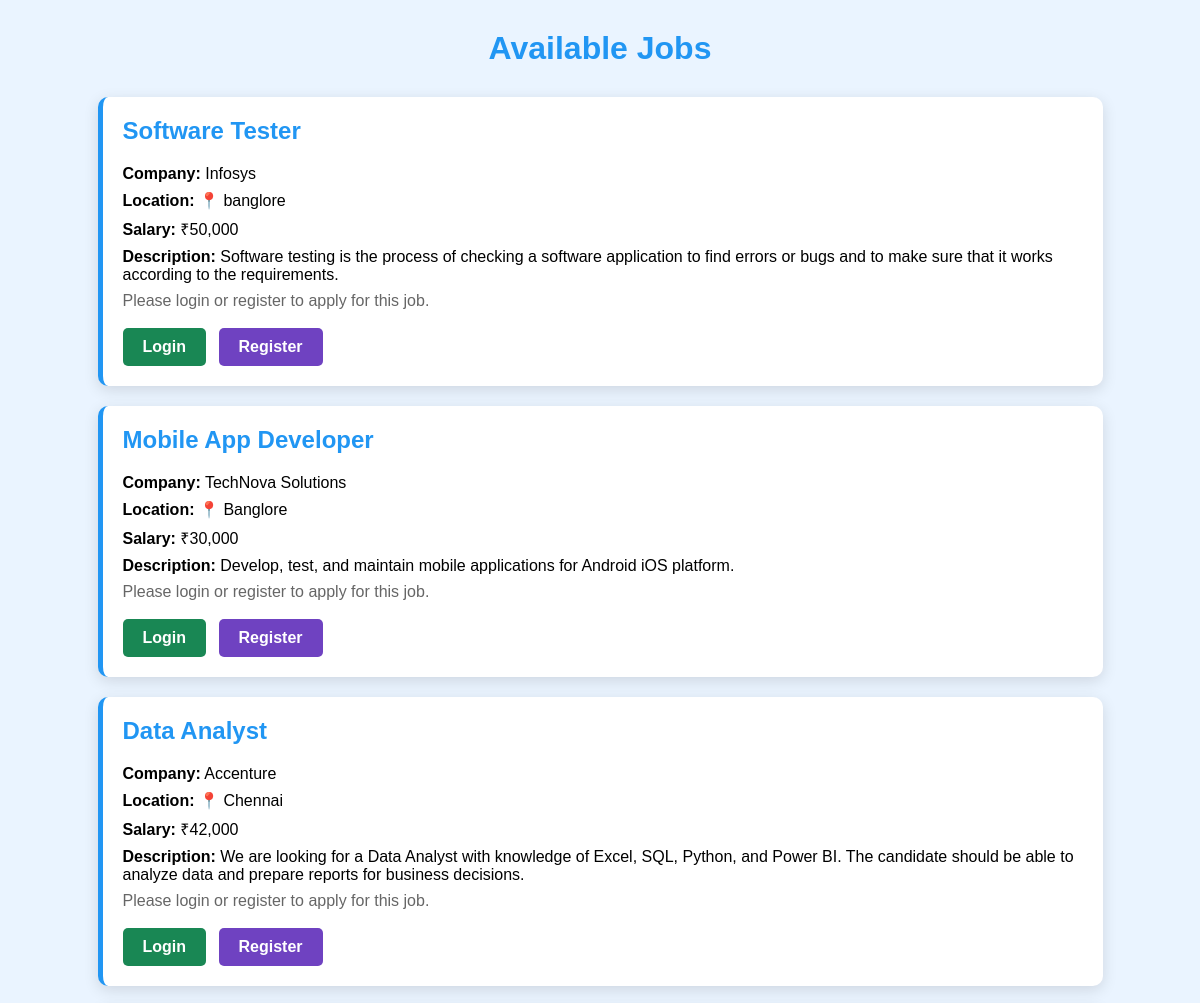
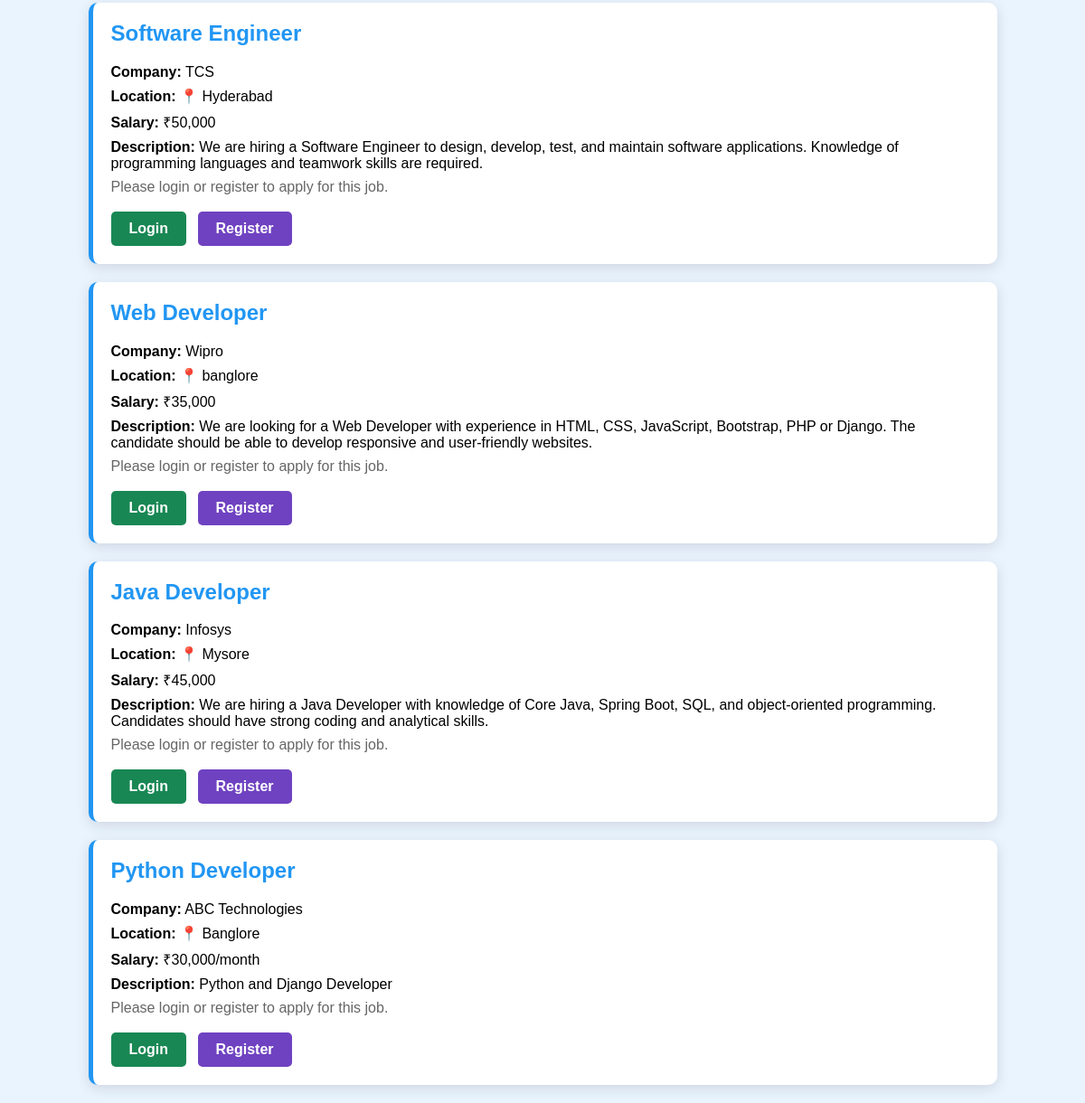
Screenshot of /jobs/ with the database file from the repository (2 pictures, top to bottom).
### jobapp/models.py (models this page shows, shortened)
class Job(models.Model):
    employer = models.ForeignKey(
        User,
        on_delete=models.CASCADE,
        related_name='posted_jobs',
        null=True,
        blank=True
    )
    title = models.CharField(
        max_length=100
    )
    company = models.CharField(
        max_length=100
    )
    location = models.CharField(
        max_length=100
    )
    salary = models.CharField(
        max_length=50
    )
    description = models.TextField()
    created_at = models.DateTimeField(
        auto_now_add=True
    )

### jobapp/views.py (the view)
def jobs(request):
    title = request.GET.get("title", "").strip()
    location = request.GET.get("location", "").strip()
    jobs_list = Job.objects.all().order_by("-id")
    if title:
        jobs_list = jobs_list.filter(
            title__icontains=title
        )
    if location:
        jobs_list = jobs_list.filter(
            location__icontains=location
        )
    return render(
        request,
        "jobs.html",
        {
            "jobs": jobs_list
        }
    )

### jobapp/templates/jobs.html (shortened to what this page needs)
<!DOCTYPE html>
<html>
<head>
</head>
<body>
<h1>
    Available Jobs
</h1>
{% if jobs %}
    {% for job in jobs %}
    <div class="job-card">
        <h2>
            {{ job.title }}
        </h2>
        <p>
            <b>Company:</b>
            {{ job.company }}
        </p>
        <p>
            <b>Location:</b>
            📍 {{ job.location }}
        </p>
        <p>
            <b>Salary:</b>
            ₹{{ job.salary }}
        </p>
        <p>
            <b>Description:</b>
            {{ job.description }}
        </p>
        {% if user.is_authenticated %}
            <a
                href="{% url 'apply' %}?job_id={{ job.id }}"
                class="apply-btn"
            >
                Apply Now
            </a>
        {% else %}
            <p class="login-message">
                Please login or register to apply for this job.
            </p>
            <a
                href="{% url 'login' %}"
                class="login-btn"
            >
                Login
            </a>
            <a
                href="{% url 'register' %}"
                class="register-btn"
            >
                Register
            </a>
        {% endif %}
    </div>
    {% endfor %}
{% endif %}
</body>
</html>

### jobapp/templates/jobs.html (style rules this page uses)
body { font-family: Arial, sans-serif; background: #EAF4FF; margin: 0; }
h1 { text-align: center; color: #2196F3; margin: 30px 0; }
.job-card { width: 80%; margin: 20px auto; background: white; padding: 20px; border-radius: 10px; box-shadow: 0 4px 15px rgba(0,0,0,0.12); border-left: 5px solid #2196F3; }
.job-card h2 { color: #2196F3; margin-top: 0; }
.job-card p { margin: 8px 0; }
.apply-btn, .login-btn, .register-btn { display: inline-block; margin-top: 10px; color: white; padding: 10px 20px; text-decoration: none; border-radius: 5px; font-weight: bold; margin-right: 8px; }
.login-btn { background: #198754; }
.register-btn { background: #6f42c1; }
.login-message { margin-top: 15px; color: #666; }

### rows the page displays
Job: title "Software Tester", company "Infosys", location "banglore", salary "50,000", description "Software testing is the process of checking a software application to find errors or bugs and to make sure that it works according to the requirements."
Job: title "Mobile App Developer", company "TechNova Solutions", location "Banglore", salary "30,000", description "Develop, test, and maintain mobile applications for Android iOS platform."
Job: title "Data Analyst", company "Accenture", location "Chennai", salary "42,000", description "We are looking for a Data Analyst with knowledge of Excel, SQL, Python, and Power BI. The candidate should be able to analyze data and prepare reports for business decisions."
Job: title "Software Engineer", company "TCS", location "Hyderabad", salary "50,000", description "We are hiring a Software Engineer to design, develop, test, and maintain software applications. Knowledge of programming languages and teamwork skills are required."
Job: title "Web Developer", company "Wipro", location "banglore", salary "35,000", description "We are looking for a Web Developer with experience in HTML, CSS, JavaScript, Bootstrap, PHP or Django. The candidate should be able to develop responsive and user-friendly websites."
Job: title "Java Developer", company "Infosys", location "Mysore", salary "45,000", description "We are hiring a Java Developer with knowledge of Core Java, Spring Boot, SQL, and object-oriented programming. Candidates should have strong coding and analytical skills."
Job: title "Python Developer", company "ABC Technologies", location "Banglore", salary "30,000/month", description "Python and Django Developer"
